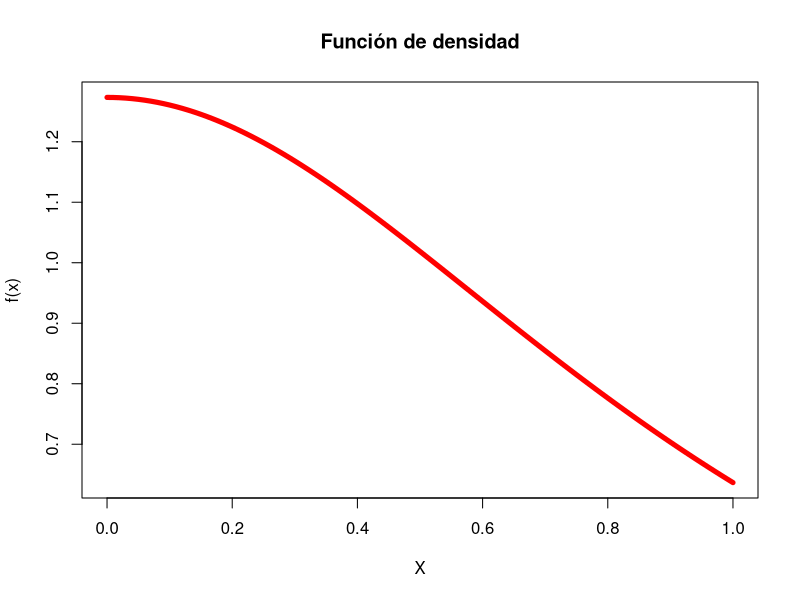
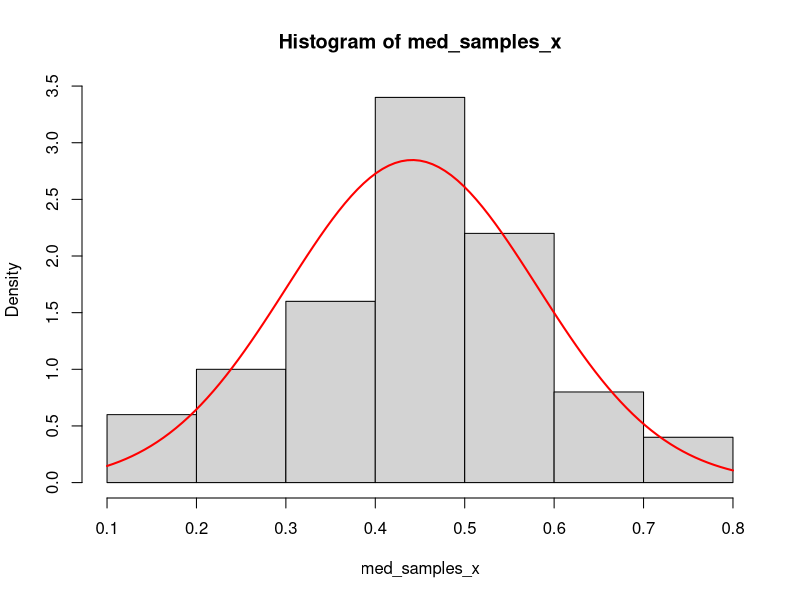
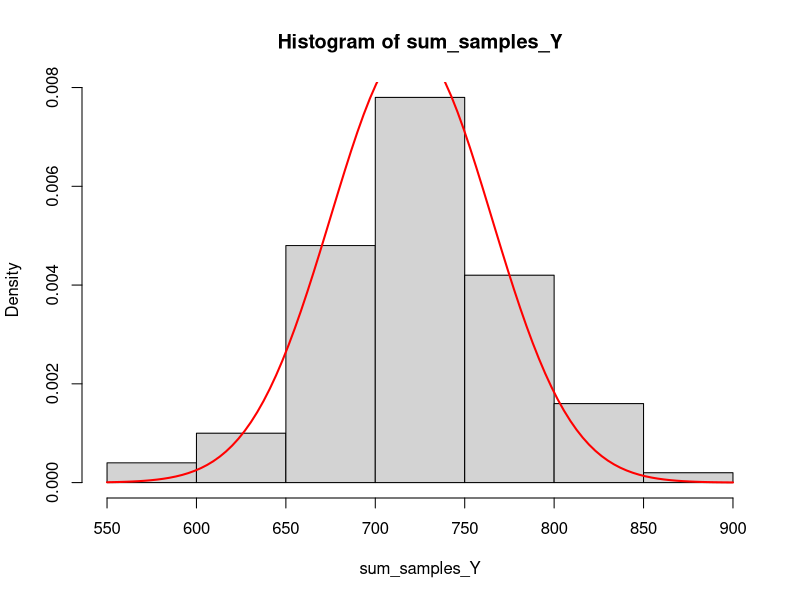
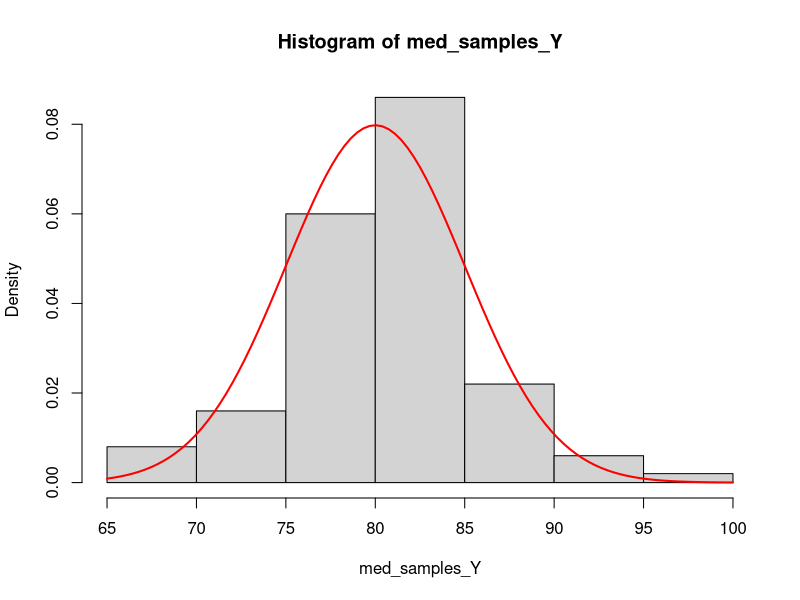
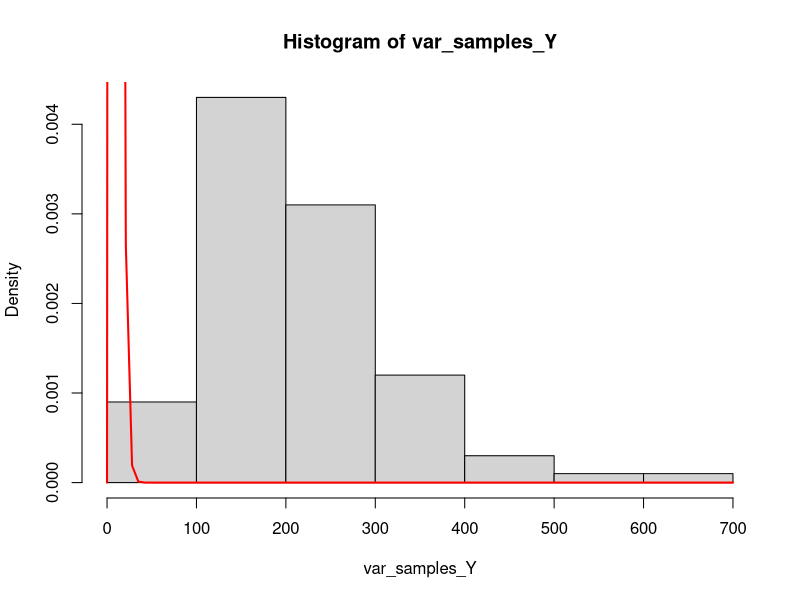
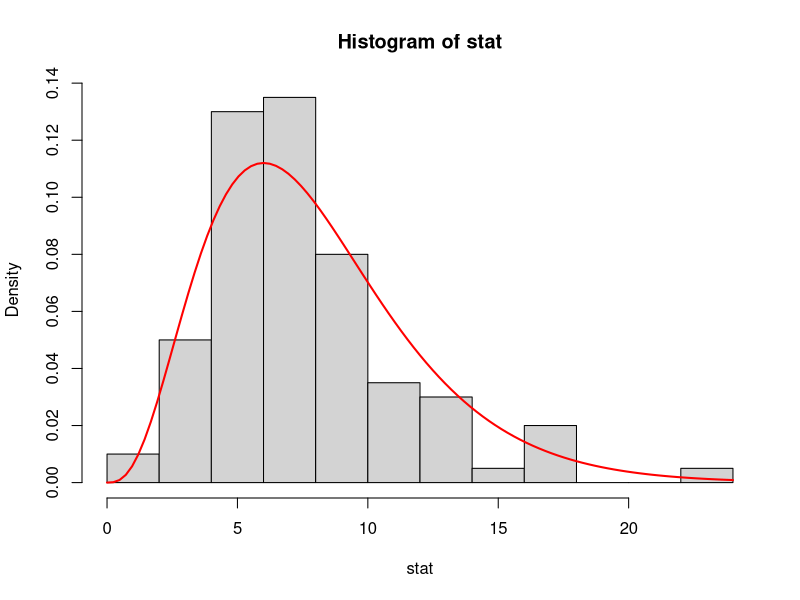

Write R code to recreate these figures, in order.
#Ejercicios propuestos 6
#Ej. 1
f<- function(x) {4/(pi*(1+x^2))}
curve(f,
      0,1,
      col="red",
      lwd=5, 
      main="Función de densidad",
      xlab="X",
      ylab="f(x)")

#simulacion
mu_x<- 0.4412712
sigma2_x<- 0.07851927

N<- 50
n<- 4
size_n<- n*N

x1<- seq(0,1,0.001)
f1<- f(x1)
set.seed(321)
samples<- sample(x1,size_n,replace = TRUE,prob = f1); samples

samples_x<- as.data.frame(matrix(samples, ncol=n))

sum_samples_x<- apply(samples_x,1,sum); sum_samples_x
media_sum_mues<- mean(sum_samples_x);media_sum_mues
var_sum_mues<- var(sum_samples_x); var_sum_mues

med_samples_x<- apply(samples_x,1,mean); med_samples_x
media_med_mues<- mean(med_samples_x); media_med_mues
var_med_mues<- var(med_samples_x); var_med_mues
hist(med_samples_x,prob=T)
curve(dnorm(x,mean=mu_x,sd=sqrt(sigma2_x/n)),
      add=T, lwd=2, col="red")

var_samples_x<- apply(samples_x,1,var);var_samples_x
media_var_mues<- mean(var_samples_x);media_var_mues

n2<- 50
pnorm(24, mean=50*mu_x,sd=sqrt(50*sigma2_x))-pnorm(17, mean=50*mu_x,sd=sqrt(50*sigma2_x))
pnorm(0.41, mean=mu_x,sd=sqrt(sigma2_x/50))-pnorm(0.39, mean=mu_x,sd=sqrt(sigma2_x/50))


#---------------------------------------------------------------




mu_y <- 80 # media
sigma2_y <- 15^2 #varianza
n <- 9


# Simula 100 muestras de tamaño n igual a 9 (utiliza la semila 321)
N <- 100 # Número de muestras
n <- 9 # tamaño de la muestra
n_size <- n*N # Simulación de N * n eventos

set.seed(321)
samples <- rnorm(n_size, mean=mu_y, sd=sqrt(sigma2_y)) # Simulación de N * n eventos


# Haz el histograma de la suma muestral
#¿La distribución de la suma muestral se puede aproximar a una N(nμ,nσ2)? Compare 
# el histograma y la distribución aproximada.
# SI
samples_Y <- as.data.frame(matrix(samples, ncol=n)) # Organización en un data.frame
sum_samples_Y <- apply(samples_Y,1,sum)
hist(sum_samples_Y,prob=T) #,ylim=c(0,0.01)
curve(dnorm(x,mean=n*mu_y,sd=sqrt(n*sigma2_y)),
      add=T, lwd=2, col="red")
# hist(sum_samples_Y,prob=T)
# suma_muestral <- recordPlot()
# dist_aprox <- function(x){dnorm(x,mean=n*mu_y,sd=sqrt(n*sigma2_y))}
# suma_muestral
# curve(dist_aprox, add=T, lwd=2, col="red")

# Haz el histograma de la media muestral
# ¿La distribución de la media muestral se puede aproximar a una N(μ,σ2/n)? Compare el histograma 
# y la distribución aproximada.
# SI
med_samples_Y <- apply(samples_Y,1,mean)
hist(med_samples_Y,prob=T) 
curve(dnorm(x,mean=mu_y,sd=sqrt(sigma2_y/n)),
      add=T, lwd=2, col="red")



# Haz el histograma de la varianza muestral
# ¿La distribución de la varianza muestral se puede aproximar a una 
# χ2n−1? Compare el histograma y la distribución aproximada.
# NO
var_samples_Y <- apply(samples_Y,1,var)
hist(var_samples_Y,prob=T)
curve(dchisq(x, df = n-1),
      add=T, lwd=2, col="red") 


# Haz el histograma del estadístico (n−1)S2σ2
# ¿La distribución del estadístico (n−1)S2σ2 se puede aproximar a una χ2n−1? Compare el histograma
# y la distribución aproximada.
# SI
stat <- (n-1)*var_samples_Y/sigma2_y;
hist(stat,prob=T)
curve(dchisq(x, df = n-1),
      add=T, lwd=2, col="red")





# La suma del peso de 9 hombres esté entre 700 y 800kg. #0.6339192
# P(700 <= S <= 800)
# P(S <= 800) - P(S <=700)
suma_P_800 <- pnorm(800, mean=n*mu_y, sd=sqrt(n*sigma2_y),lower.tail = TRUE)
suma_P_700 <- pnorm(700, mean=n*mu_y, sd=sqrt(n*sigma2_y),lower.tail = TRUE)
suma_P_800 - suma_P_700

# La media del peso de 9 hombres esté entre 78 y 80kg #0.1554217
# P(78 <= X_bar <= 80)
# P(S <= 80) - P(S <=78)
media_P_80 <- pnorm(80, mean=mu_y, sd=sqrt(sigma2_y/n),lower.tail = TRUE)
media_P_78 <- pnorm(78, mean=mu_y, sd=sqrt(sigma2_y/n),lower.tail = TRUE)
media_P_80 - media_P_78

# La varianza del peso de 9 hombres esté entre 200 y 250 #0.1729378
# P(200 <= S^2 <= 250)
# P(S^2 <= 250) - P(S^2 <=200)
var_P_250 <- pchisq(250*(n-1)/sigma2_y,df=n-1,lower.tail = TRUE)
var_P_200 <- pchisq(200*(n-1)/sigma2_y,df=n-1,lower.tail = TRUE)
var_P_250 - var_P_200
